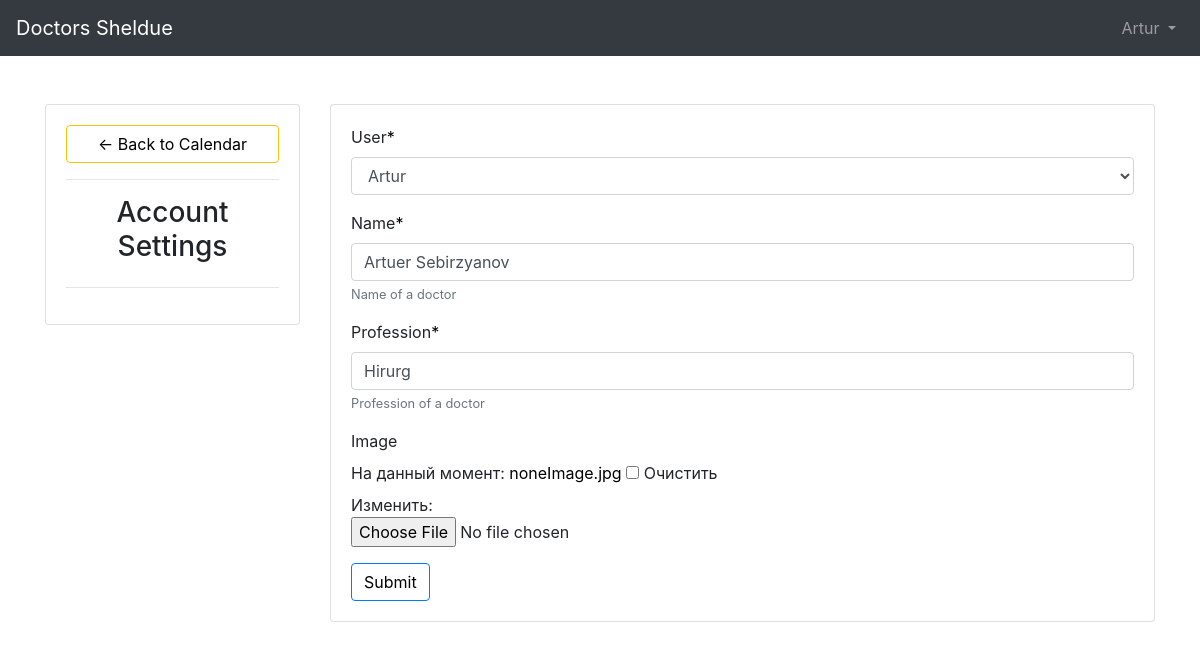
/account/ (signed in), run on the app's committed database.
### main/models.py (models this page shows, shortened)
class Doctor(models.Model):
    user = models.OneToOneField(User, on_delete=models.CASCADE)
    name = models.CharField(max_length=50, help_text="Name of a doctor")
    profession = models.CharField(max_length=50, help_text="Profession of a doctor")
    image = models.ImageField(default= "NoneImage.jpg",null=True, blank=True)

### main/views.py (the view)
# urls.py: path('account/', views.accountSettings, name="account"),
def accountSettings(request):
	doctor = request.user.doctor
	form = forms.DoctorEditForm(instance=doctor)
	if request.method == 'POST':
		form = forms.DoctorEditForm(request.POST, request.FILES,instance=doctor )
		if form.is_valid():
			form.save()
	context = {'form':form}
	return render(request, 'account_settings.html', context)

### main/forms.py
class DoctorEditForm(ModelForm):
    class Meta:
        model = Doctor
        fields = '__all__'

### templates/account_settings.html (shortened to what this page needs)
{% extends 'base.html' %}
{% load crispy_forms_tags %}
{% load static %}
{% block content %}
<br>
<div class="row">
	<div class="col-md-3">
		<div class="card card-body">
			<a class="btn btn-warning" href="{% url 'home' %}"> &#8592; Back to Calendar</a>
			<hr>
			<h3 style="text-align: center">Account Settings</h3>
			<hr>
		</div>
	</div>
	<div class="col-md-9">
		<div class="card card-body">
			<form method="POST" action="" enctype="multipart/form-data">
				{{form| crispy }}
			<input class="btn btn-primary" type="submit" name="Update Information">
			</form>
		</div>
	</div>
</div>
{% endblock content %}

### templates/base.html (shortened to what this page needs)
{% load static %}
<!doctype html>
<html lang="en">
<head>
    <link rel="stylesheet" href="https://stackpath.bootstrapcdn.com/bootstrap/4.5.0/css/bootstrap.min.css">
    <link rel="stylesheet" href="https://use.fontawesome.com/releases/v5.0.10/css/all.css">
    <link rel="stylesheet" type="text/css" href="{% static 'styles.css' %}">
<title>{% block title %}Doctors admin App{% endblock title %}</title> </head>
</head>
<body>
  <nav class="navbar navbar-expand-md navbar-dark bg-dark mb-4">
    <a class="navbar-brand" href="{% url 'home' %}">Doctors Sheldue</a>
    <div class="collapse navbar-collapse" id="navbarCollapse">
      {% if user.is_authenticated %}
      <ul class="navbar-nav ml-auto">
        <li class="nav-item">
          <a class="nav-link dropdown-toggle" href="#" id="userMenu" data-toggle="dropdown" aria-haspopup="true" aria-expanded="false">
                {{ user.username }}
              </a>
        </li>
 </ul>
{% else %}
<form class="form-inline ml-auto">
  <a href="{% url 'login' %}" class="btn btn-outline-secondary">Log in</a>
  <a href="{% url 'register-doctor' %}" class="btn btn-primary ml-2">Sign up</a> </form>
{% endif %}
</div>
</nav>
<div class="container">
  {% block content %}
  {% endblock %}
</div>
</body> </html>

### static/styles.css (style rules this page uses)
a { transition: color .2s; }
span { color : black; }
a:link { color: black; text-decoration: none; }
.btn { outline: none; color: black; background-color: transparent; box-shadow: 0 0 0 0; }

### data on the page
Doctor: user "Artur", name "Artuer Sebirzyanov", profession "Hirurg"

### other printed values
{{ user.username }} "Artur"
